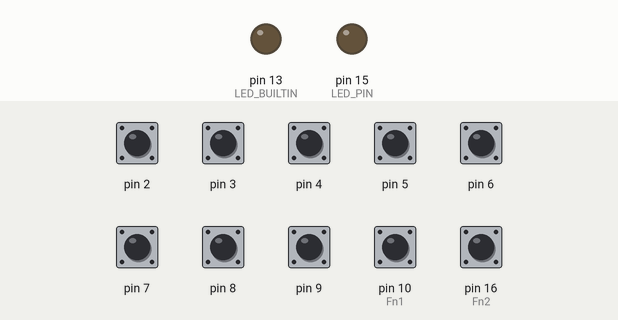
A sketch run on a simulated Arduino Leonardo, built with avr-gcc and run on an emulated ATmega32U4. Shown: output pins drawn as LEDs (lit = HIGH). Dashed ring = blinking. Inputs (shaded band) come from the test bench; at power-on: pin 2–9, pin 10 (Fn1), pin 16 (Fn2) HIGH. USB keyboard and mouse output is not drawn.

Above: at 1.2 s.
1.3 s: pin 2 pulled LOW for 1 s
At 1.85 s:
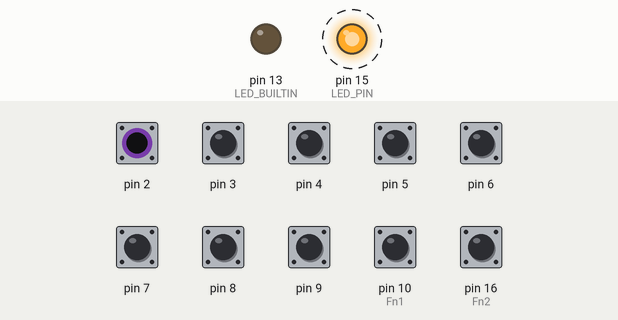
4.3 s: pin 10 (Fn1) pulled LOW for 0.15 s
At 4.6 s:
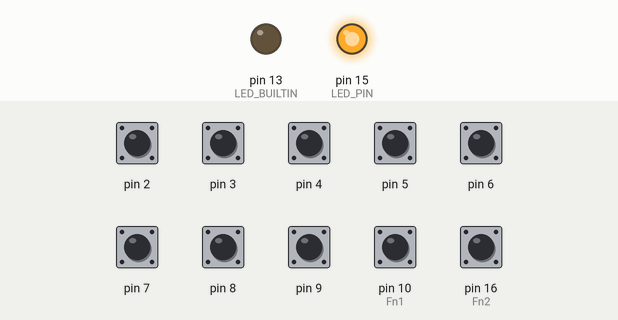
5.9 s: pin 3 pulled LOW for 0.15 s
At 6.7 s:
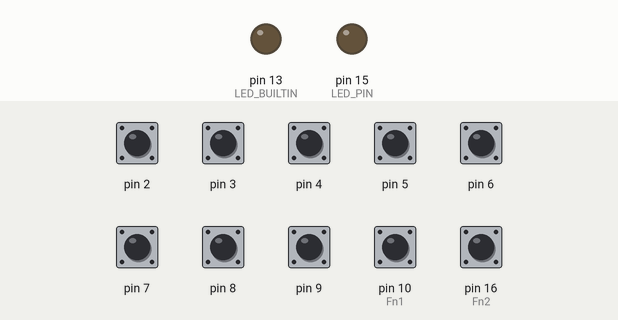
7.6 s: pin 10 (Fn1) pulled LOW for 1 s
At 8.3 s:
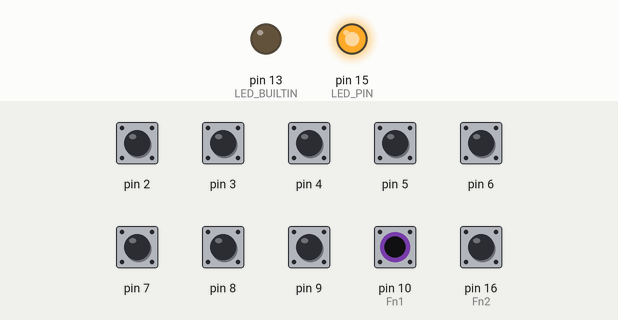
Timing chart, 0 to 10.6 s (numbered marks = the images above; inputs shaded):
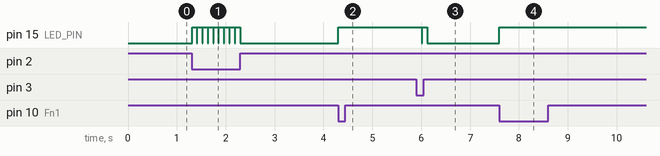

The sketch:

keypad.ino
```cpp
/*
  Keypad For Alex
*/
#include <Keyboard.h>

#define LED_PIN 15
#define Fn1 10
#define Fn2 16

#define Key11 2
#define Key12 3
#define Key13 4

#define Key21 7
#define Key22 8
#define Key23 9

void setup() {

  pinMode(LED_BUILTIN, OUTPUT);
  pinMode(LED_PIN, OUTPUT);
  pinMode(Fn1, INPUT_PULLUP);
  pinMode(Fn2, INPUT_PULLUP);

  for (int i = 2; i < 10; ++i) {
    // initilize pins
    pinMode(i, INPUT_PULLUP);
 }

  Keyboard.begin();
}

void loop() {
  int fnLayer = 0;
  //FN1 layer//
    if (digitalRead(Fn1) == LOW)
    {
      digitalWrite(LED_PIN, 1);
       fnLayer = 1;
    }

    //FNw//
    if (digitalRead(Fn2) == LOW)
    {
      digitalWrite(LED_PIN, 1);
       fnLayer = 2;
    }

   for (int i = 2; i < 10; ++i) {
     // check buttons
     if(readButton(i)) {
        if(fnLayer == 1) {
          doFn1Action(i);
        } else if (fnLayer == 2) {
          doFn2Action(i);
        } else {
          doAction(i);
        }
     }
   }

    Keyboard.releaseAll();
}


boolean readButton(int pin) {
   // check and debounce buttons
   if (digitalRead(pin) == LOW) {
     delay(10);

     if (digitalRead(pin) == LOW) {
        return true;
     }

   }

   return false;
}

void doAction(int pin) {
   switch (pin) {
   case 2:
      digitalWrite(LED_PIN, 1);
      Keyboard.press(KEY_PAGE_DOWN); // page down
   break;
   case 3:
      digitalWrite(LED_PIN, 1);
      Keyboard.press(KEY_UP_ARROW);
   break;
   case 4:
   Keyboard.press(KEY_PAGE_UP);
   //Keyboard.press('f'); // page up
   break;
   case 7:
      digitalWrite(LED_PIN, 1);
      Keyboard.press(KEY_LEFT_ARROW);
   break;
   case 8:
      digitalWrite(LED_PIN, 1);
      Keyboard.press(KEY_DOWN_ARROW);
   break;
   case 9:
      digitalWrite(LED_PIN, 1);
      Keyboard.press(KEY_RIGHT_ARROW);
   break;

   }

   delay(100);
   Keyboard.releaseAll();
   digitalWrite(LED_PIN, 0);

}

void doFn1Action(int pin) {

   switch (pin) {
   case 2:
      digitalWrite(LED_PIN, 1);
      Keyboard.press(KEY_ESC);
   break;
   case 3:
      digitalWrite(LED_PIN, 1);
      Keyboard.press(KEY_UP_ARROW);
   break;
   case 4:
   Keyboard.press(KEY_LEFT_GUI);
   Keyboard.press('p');
   break;
   case 7:
      digitalWrite(LED_PIN, 1);
      Keyboard.press(KEY_LEFT_ARROW);
   break;
   case 8:
      digitalWrite(LED_PIN, 1);
      Keyboard.press(KEY_DOWN_ARROW);
   break;
   case 9:
      digitalWrite(LED_PIN, 1);
      Keyboard.press(KEY_RIGHT_ARROW);
   break;

   }

   delay(100);
   Keyboard.releaseAll();
   digitalWrite(LED_PIN, 0);
}

/* Xdebug Navigation Layer */
void doFn2Action(int pin) { // left FN

   switch (pin) {
   case 2:
      digitalWrite(LED_PIN, 1);
      // next //  alt + cmd + R
      Keyboard.press(KEY_LEFT_GUI);
      Keyboard.press(KEY_LEFT_ALT);
      Keyboard.press('R');
      //KEY_ESC
   break;
   case 3:
      digitalWrite(LED_PIN, 1);
      // KEY_UP_ARROW
      Keyboard.press(KEY_LEFT_ALT);
      Keyboard.press(KEY_F9);
   break;
   case 4:
     Keyboard.press(KEY_LEFT_GUI); // back
     Keyboard.press(KEY_F2);
     //Keyboard.press('t');
   break;
   case 7:
      digitalWrite(LED_PIN, 1);
      //KEY_LEFT_ARROW
      Keyboard.press(KEY_LEFT_SHIFT);
      Keyboard.press(KEY_F8);
   break;
   case 8:
      digitalWrite(LED_PIN, 1);
      Keyboard.press(KEY_F8); //KEY_DOWN_ARROW
   break;
   case 9:
      digitalWrite(LED_PIN, 1);
      //KEY_RIGHT_ARROW //
      //Keyboard.press(KEY_LEFT_ALT);
      //Keyboard.press(KEY_LEFT_SHIFT);
      Keyboard.press(KEY_F7);
   break;

   }

   delay(100);
   Keyboard.releaseAll();
   digitalWrite(LED_PIN, 0);
}
```

Measured:
- after the input at 1.3 s, pin 15 (LED_PIN): alternates HIGH for 0.10 s and LOW for 0.01 s, 18 changes in all, then stays LOW, starting at once
- after the input at 4.3 s, pin 15 (LED_PIN): LOW → HIGH at once
- after the input at 5.9 s, pin 15 (LED_PIN): HIGH → LOW after 0.11 s, → HIGH 0.01 s later, → LOW 0.10 s later
- after the input at 7.6 s, pin 15 (LED_PIN): LOW → HIGH at once
